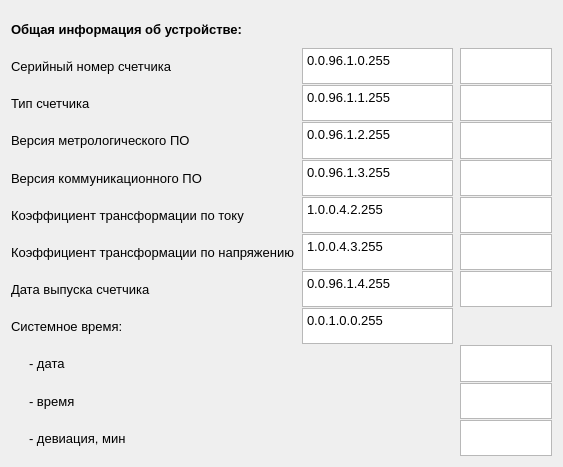
<?xml version="1.0" encoding="UTF-8"?>
<ui version="4.0">
 <class>widget_info</class>
 <widget class="QWidget" name="widget_info">
  <property name="geometry">
   <rect>
    <x>0</x>
    <y>0</y>
    <width>563</width>
    <height>467</height>
   </rect>
  </property>
  <property name="sizePolicy">
   <sizepolicy hsizetype="Maximum" vsizetype="Minimum">
    <horstretch>0</horstretch>
    <verstretch>0</verstretch>
   </sizepolicy>
  </property>
  <property name="windowTitle">
   <string>Form</string>
  </property>
  <layout class="QVBoxLayout" name="verticalLayout">
   <property name="spacing">
    <number>7</number>
   </property>
   <item>
    <layout class="QGridLayout" name="gridLayout">
     <property name="sizeConstraint">
      <enum>QLayout::SetMinAndMaxSize</enum>
     </property>
     <property name="horizontalSpacing">
      <number>7</number>
     </property>
     <property name="verticalSpacing">
      <number>1</number>
     </property>
     <item row="7" column="2">
      <widget class="QTextBrowser" name="textBrowser_7">
       <property name="sizePolicy">
        <sizepolicy hsizetype="Minimum" vsizetype="Ignored">
         <horstretch>0</horstretch>
         <verstretch>0</verstretch>
        </sizepolicy>
       </property>
       <property name="font">
        <font>
         <pointsize>10</pointsize>
        </font>
       </property>
       <property name="acceptDrops">
        <bool>true</bool>
       </property>
       <property name="verticalScrollBarPolicy">
        <enum>Qt::ScrollBarAlwaysOff</enum>
       </property>
       <property name="sizeAdjustPolicy">
        <enum>QAbstractScrollArea::AdjustToContents</enum>
       </property>
      </widget>
     </item>
     <item row="4" column="0">
      <widget class="QLabel" name="label_3">
       <property name="font">
        <font>
         <pointsize>10</pointsize>
        </font>
       </property>
       <property name="text">
        <string>Версия коммуникационного ПО</string>
       </property>
      </widget>
     </item>
     <item row="1" column="2">
      <widget class="QTextBrowser" name="textBrowser">
       <property name="sizePolicy">
        <sizepolicy hsizetype="Minimum" vsizetype="Ignored">
         <horstretch>0</horstretch>
         <verstretch>0</verstretch>
        </sizepolicy>
       </property>
       <property name="font">
        <font>
         <pointsize>10</pointsize>
        </font>
       </property>
       <property name="verticalScrollBarPolicy">
        <enum>Qt::ScrollBarAlwaysOff</enum>
       </property>
       <property name="sizeAdjustPolicy">
        <enum>QAbstractScrollArea::AdjustToContents</enum>
       </property>
       <property name="html">
        <string>&lt;!DOCTYPE HTML PUBLIC &quot;-//W3C//DTD HTML 4.0//EN&quot; &quot;http://www.w3.org/TR/REC-html40/strict.dtd&quot;&gt;
&lt;html&gt;&lt;head&gt;&lt;meta name=&quot;qrichtext&quot; content=&quot;1&quot; /&gt;&lt;style type=&quot;text/css&quot;&gt;
p, li { white-space: pre-wrap; }
&lt;/style&gt;&lt;/head&gt;&lt;body style=&quot; font-family:'MS Shell Dlg 2'; font-size:10pt; font-weight:400; font-style:normal;&quot;&gt;
&lt;p style=&quot;-qt-paragraph-type:empty; margin-top:0px; margin-bottom:0px; margin-left:0px; margin-right:0px; -qt-block-indent:0; text-indent:0px; font-size:7.8pt;&quot;&gt;&lt;br /&gt;&lt;/p&gt;&lt;/body&gt;&lt;/html&gt;</string>
       </property>
      </widget>
     </item>
     <item row="5" column="1">
      <widget class="QTextBrowser" name="textBrowser_17">
       <property name="sizePolicy">
        <sizepolicy hsizetype="MinimumExpanding" vsizetype="Ignored">
         <horstretch>0</horstretch>
         <verstretch>0</verstretch>
        </sizepolicy>
       </property>
       <property name="font">
        <font>
         <pointsize>10</pointsize>
        </font>
       </property>
       <property name="verticalScrollBarPolicy">
        <enum>Qt::ScrollBarAlwaysOff</enum>
       </property>
       <property name="sizeAdjustPolicy">
        <enum>QAbstractScrollArea::AdjustToContents</enum>
       </property>
       <property name="html">
        <string>&lt;!DOCTYPE HTML PUBLIC &quot;-//W3C//DTD HTML 4.0//EN&quot; &quot;http://www.w3.org/TR/REC-html40/strict.dtd&quot;&gt;
&lt;html&gt;&lt;head&gt;&lt;meta name=&quot;qrichtext&quot; content=&quot;1&quot; /&gt;&lt;style type=&quot;text/css&quot;&gt;
p, li { white-space: pre-wrap; }
&lt;/style&gt;&lt;/head&gt;&lt;body style=&quot; font-family:'MS Shell Dlg 2'; font-size:10pt; font-weight:400; font-style:normal;&quot;&gt;
&lt;p style=&quot; margin-top:0px; margin-bottom:0px; margin-left:0px; margin-right:0px; -qt-block-indent:0; text-indent:0px;&quot;&gt;1.0.0.4.2.255&lt;/p&gt;&lt;/body&gt;&lt;/html&gt;</string>
       </property>
      </widget>
     </item>
     <item row="2" column="1">
      <widget class="QTextBrowser" name="textBrowser_14">
       <property name="sizePolicy">
        <sizepolicy hsizetype="Preferred" vsizetype="Ignored">
         <horstretch>0</horstretch>
         <verstretch>0</verstretch>
        </sizepolicy>
       </property>
       <property name="font">
        <font>
         <pointsize>10</pointsize>
        </font>
       </property>
       <property name="verticalScrollBarPolicy">
        <enum>Qt::ScrollBarAlwaysOff</enum>
       </property>
       <property name="sizeAdjustPolicy">
        <enum>QAbstractScrollArea::AdjustToContents</enum>
       </property>
       <property name="html">
        <string>&lt;!DOCTYPE HTML PUBLIC &quot;-//W3C//DTD HTML 4.0//EN&quot; &quot;http://www.w3.org/TR/REC-html40/strict.dtd&quot;&gt;
&lt;html&gt;&lt;head&gt;&lt;meta name=&quot;qrichtext&quot; content=&quot;1&quot; /&gt;&lt;style type=&quot;text/css&quot;&gt;
p, li { white-space: pre-wrap; }
&lt;/style&gt;&lt;/head&gt;&lt;body style=&quot; font-family:'MS Shell Dlg 2'; font-size:10pt; font-weight:400; font-style:normal;&quot;&gt;
&lt;p style=&quot; margin-top:0px; margin-bottom:0px; margin-left:0px; margin-right:0px; -qt-block-indent:0; text-indent:0px;&quot;&gt;0.0.96.1.1.255&lt;/p&gt;&lt;/body&gt;&lt;/html&gt;</string>
       </property>
      </widget>
     </item>
     <item row="5" column="0">
      <widget class="QLabel" name="label_5">
       <property name="font">
        <font>
         <pointsize>10</pointsize>
        </font>
       </property>
       <property name="text">
        <string>Коэффициент трансформации по току</string>
       </property>
      </widget>
     </item>
     <item row="2" column="2">
      <widget class="QTextBrowser" name="textBrowser_2">
       <property name="sizePolicy">
        <sizepolicy hsizetype="Minimum" vsizetype="Ignored">
         <horstretch>0</horstretch>
         <verstretch>0</verstretch>
        </sizepolicy>
       </property>
       <property name="font">
        <font>
         <pointsize>10</pointsize>
        </font>
       </property>
       <property name="verticalScrollBarPolicy">
        <enum>Qt::ScrollBarAlwaysOff</enum>
       </property>
       <property name="sizeAdjustPolicy">
        <enum>QAbstractScrollArea::AdjustToContents</enum>
       </property>
      </widget>
     </item>
     <item row="5" column="2">
      <widget class="QTextBrowser" name="textBrowser_5">
       <property name="sizePolicy">
        <sizepolicy hsizetype="Minimum" vsizetype="Ignored">
         <horstretch>0</horstretch>
         <verstretch>0</verstretch>
        </sizepolicy>
       </property>
       <property name="font">
        <font>
         <pointsize>10</pointsize>
        </font>
       </property>
       <property name="verticalScrollBarPolicy">
        <enum>Qt::ScrollBarAlwaysOff</enum>
       </property>
       <property name="sizeAdjustPolicy">
        <enum>QAbstractScrollArea::AdjustToContents</enum>
       </property>
      </widget>
     </item>
     <item row="2" column="0">
      <widget class="QLabel" name="label">
       <property name="font">
        <font>
         <pointsize>10</pointsize>
        </font>
       </property>
       <property name="text">
        <string>Тип счетчика</string>
       </property>
      </widget>
     </item>
     <item row="3" column="1">
      <widget class="QTextBrowser" name="textBrowser_15">
       <property name="sizePolicy">
        <sizepolicy hsizetype="MinimumExpanding" vsizetype="Ignored">
         <horstretch>0</horstretch>
         <verstretch>0</verstretch>
        </sizepolicy>
       </property>
       <property name="font">
        <font>
         <pointsize>10</pointsize>
        </font>
       </property>
       <property name="verticalScrollBarPolicy">
        <enum>Qt::ScrollBarAlwaysOff</enum>
       </property>
       <property name="sizeAdjustPolicy">
        <enum>QAbstractScrollArea::AdjustToContents</enum>
       </property>
       <property name="html">
        <string>&lt;!DOCTYPE HTML PUBLIC &quot;-//W3C//DTD HTML 4.0//EN&quot; &quot;http://www.w3.org/TR/REC-html40/strict.dtd&quot;&gt;
&lt;html&gt;&lt;head&gt;&lt;meta name=&quot;qrichtext&quot; content=&quot;1&quot; /&gt;&lt;style type=&quot;text/css&quot;&gt;
p, li { white-space: pre-wrap; }
&lt;/style&gt;&lt;/head&gt;&lt;body style=&quot; font-family:'MS Shell Dlg 2'; font-size:10pt; font-weight:400; font-style:normal;&quot;&gt;
&lt;p style=&quot; margin-top:0px; margin-bottom:0px; margin-left:0px; margin-right:0px; -qt-block-indent:0; text-indent:0px;&quot;&gt;0.0.96.1.2.255&lt;/p&gt;&lt;/body&gt;&lt;/html&gt;</string>
       </property>
      </widget>
     </item>
     <item row="4" column="2">
      <widget class="QTextBrowser" name="textBrowser_4">
       <property name="sizePolicy">
        <sizepolicy hsizetype="Minimum" vsizetype="Ignored">
         <horstretch>0</horstretch>
         <verstretch>0</verstretch>
        </sizepolicy>
       </property>
       <property name="font">
        <font>
         <pointsize>10</pointsize>
        </font>
       </property>
       <property name="verticalScrollBarPolicy">
        <enum>Qt::ScrollBarAlwaysOff</enum>
       </property>
       <property name="sizeAdjustPolicy">
        <enum>QAbstractScrollArea::AdjustToContentsOnFirstShow</enum>
       </property>
      </widget>
     </item>
     <item row="4" column="1">
      <widget class="QTextBrowser" name="textBrowser_16">
       <property name="sizePolicy">
        <sizepolicy hsizetype="MinimumExpanding" vsizetype="Ignored">
         <horstretch>0</horstretch>
         <verstretch>0</verstretch>
        </sizepolicy>
       </property>
       <property name="font">
        <font>
         <pointsize>10</pointsize>
        </font>
       </property>
       <property name="verticalScrollBarPolicy">
        <enum>Qt::ScrollBarAlwaysOff</enum>
       </property>
       <property name="sizeAdjustPolicy">
        <enum>QAbstractScrollArea::AdjustToContents</enum>
       </property>
       <property name="html">
        <string>&lt;!DOCTYPE HTML PUBLIC &quot;-//W3C//DTD HTML 4.0//EN&quot; &quot;http://www.w3.org/TR/REC-html40/strict.dtd&quot;&gt;
&lt;html&gt;&lt;head&gt;&lt;meta name=&quot;qrichtext&quot; content=&quot;1&quot; /&gt;&lt;style type=&quot;text/css&quot;&gt;
p, li { white-space: pre-wrap; }
&lt;/style&gt;&lt;/head&gt;&lt;body style=&quot; font-family:'MS Shell Dlg 2'; font-size:10pt; font-weight:400; font-style:normal;&quot;&gt;
&lt;p style=&quot; margin-top:0px; margin-bottom:0px; margin-left:0px; margin-right:0px; -qt-block-indent:0; text-indent:0px;&quot;&gt;0.0.96.1.3.255&lt;/p&gt;&lt;/body&gt;&lt;/html&gt;</string>
       </property>
      </widget>
     </item>
     <item row="6" column="0">
      <widget class="QLabel" name="label_6">
       <property name="font">
        <font>
         <pointsize>10</pointsize>
        </font>
       </property>
       <property name="text">
        <string>Коэффициент трансформации по напряжению</string>
       </property>
      </widget>
     </item>
     <item row="7" column="0">
      <widget class="QLabel" name="label_7">
       <property name="font">
        <font>
         <pointsize>10</pointsize>
        </font>
       </property>
       <property name="text">
        <string>Дата выпуска счетчика</string>
       </property>
      </widget>
     </item>
     <item row="6" column="2">
      <widget class="QTextBrowser" name="textBrowser_6">
       <property name="sizePolicy">
        <sizepolicy hsizetype="Minimum" vsizetype="Ignored">
         <horstretch>0</horstretch>
         <verstretch>0</verstretch>
        </sizepolicy>
       </property>
       <property name="font">
        <font>
         <pointsize>10</pointsize>
        </font>
       </property>
       <property name="verticalScrollBarPolicy">
        <enum>Qt::ScrollBarAlwaysOff</enum>
       </property>
       <property name="sizeAdjustPolicy">
        <enum>QAbstractScrollArea::AdjustToContents</enum>
       </property>
      </widget>
     </item>
     <item row="0" column="0" colspan="2">
      <widget class="QLabel" name="label_15">
       <property name="font">
        <font>
         <pointsize>10</pointsize>
         <weight>75</weight>
         <bold>true</bold>
        </font>
       </property>
       <property name="text">
        <string>Общая информация об устройстве:</string>
       </property>
      </widget>
     </item>
     <item row="3" column="2">
      <widget class="QTextBrowser" name="textBrowser_3">
       <property name="sizePolicy">
        <sizepolicy hsizetype="Minimum" vsizetype="Ignored">
         <horstretch>0</horstretch>
         <verstretch>0</verstretch>
        </sizepolicy>
       </property>
       <property name="font">
        <font>
         <pointsize>10</pointsize>
        </font>
       </property>
       <property name="verticalScrollBarPolicy">
        <enum>Qt::ScrollBarAlwaysOff</enum>
       </property>
       <property name="sizeAdjustPolicy">
        <enum>QAbstractScrollArea::AdjustToContents</enum>
       </property>
      </widget>
     </item>
     <item row="10" column="2">
      <widget class="QTextBrowser" name="textBrowser_10">
       <property name="sizePolicy">
        <sizepolicy hsizetype="Minimum" vsizetype="Ignored">
         <horstretch>0</horstretch>
         <verstretch>0</verstretch>
        </sizepolicy>
       </property>
       <property name="font">
        <font>
         <pointsize>10</pointsize>
        </font>
       </property>
       <property name="verticalScrollBarPolicy">
        <enum>Qt::ScrollBarAlwaysOff</enum>
       </property>
       <property name="sizeAdjustPolicy">
        <enum>QAbstractScrollArea::AdjustToContents</enum>
       </property>
      </widget>
     </item>
     <item row="11" column="2">
      <widget class="QTextBrowser" name="textBrowser_11">
       <property name="sizePolicy">
        <sizepolicy hsizetype="Minimum" vsizetype="Ignored">
         <horstretch>0</horstretch>
         <verstretch>0</verstretch>
        </sizepolicy>
       </property>
       <property name="font">
        <font>
         <pointsize>10</pointsize>
        </font>
       </property>
       <property name="verticalScrollBarPolicy">
        <enum>Qt::ScrollBarAlwaysOff</enum>
       </property>
       <property name="sizeAdjustPolicy">
        <enum>QAbstractScrollArea::AdjustToContents</enum>
       </property>
      </widget>
     </item>
     <item row="6" column="1">
      <widget class="QTextBrowser" name="textBrowser_18">
       <property name="sizePolicy">
        <sizepolicy hsizetype="MinimumExpanding" vsizetype="Ignored">
         <horstretch>0</horstretch>
         <verstretch>0</verstretch>
        </sizepolicy>
       </property>
       <property name="font">
        <font>
         <pointsize>10</pointsize>
        </font>
       </property>
       <property name="verticalScrollBarPolicy">
        <enum>Qt::ScrollBarAlwaysOff</enum>
       </property>
       <property name="sizeAdjustPolicy">
        <enum>QAbstractScrollArea::AdjustToContents</enum>
       </property>
       <property name="html">
        <string>&lt;!DOCTYPE HTML PUBLIC &quot;-//W3C//DTD HTML 4.0//EN&quot; &quot;http://www.w3.org/TR/REC-html40/strict.dtd&quot;&gt;
&lt;html&gt;&lt;head&gt;&lt;meta name=&quot;qrichtext&quot; content=&quot;1&quot; /&gt;&lt;style type=&quot;text/css&quot;&gt;
p, li { white-space: pre-wrap; }
&lt;/style&gt;&lt;/head&gt;&lt;body style=&quot; font-family:'MS Shell Dlg 2'; font-size:10pt; font-weight:400; font-style:normal;&quot;&gt;
&lt;p style=&quot; margin-top:0px; margin-bottom:0px; margin-left:0px; margin-right:0px; -qt-block-indent:0; text-indent:0px;&quot;&gt;1.0.0.4.3.255&lt;/p&gt;&lt;/body&gt;&lt;/html&gt;</string>
       </property>
      </widget>
     </item>
     <item row="1" column="0">
      <widget class="QLabel" name="label_2">
       <property name="font">
        <font>
         <pointsize>10</pointsize>
        </font>
       </property>
       <property name="text">
        <string>Серийный номер счетчика</string>
       </property>
      </widget>
     </item>
     <item row="7" column="1">
      <widget class="QTextBrowser" name="textBrowser_19">
       <property name="sizePolicy">
        <sizepolicy hsizetype="MinimumExpanding" vsizetype="Ignored">
         <horstretch>0</horstretch>
         <verstretch>0</verstretch>
        </sizepolicy>
       </property>
       <property name="font">
        <font>
         <pointsize>10</pointsize>
        </font>
       </property>
       <property name="verticalScrollBarPolicy">
        <enum>Qt::ScrollBarAlwaysOff</enum>
       </property>
       <property name="sizeAdjustPolicy">
        <enum>QAbstractScrollArea::AdjustToContents</enum>
       </property>
       <property name="html">
        <string>&lt;!DOCTYPE HTML PUBLIC &quot;-//W3C//DTD HTML 4.0//EN&quot; &quot;http://www.w3.org/TR/REC-html40/strict.dtd&quot;&gt;
&lt;html&gt;&lt;head&gt;&lt;meta name=&quot;qrichtext&quot; content=&quot;1&quot; /&gt;&lt;style type=&quot;text/css&quot;&gt;
p, li { white-space: pre-wrap; }
&lt;/style&gt;&lt;/head&gt;&lt;body style=&quot; font-family:'MS Shell Dlg 2'; font-size:10pt; font-weight:400; font-style:normal;&quot;&gt;
&lt;p style=&quot; margin-top:0px; margin-bottom:0px; margin-left:0px; margin-right:0px; -qt-block-indent:0; text-indent:0px;&quot;&gt;0.0.96.1.4.255&lt;/p&gt;&lt;/body&gt;&lt;/html&gt;</string>
       </property>
      </widget>
     </item>
     <item row="1" column="1">
      <widget class="QTextBrowser" name="textBrowser_13">
       <property name="sizePolicy">
        <sizepolicy hsizetype="Minimum" vsizetype="Ignored">
         <horstretch>0</horstretch>
         <verstretch>0</verstretch>
        </sizepolicy>
       </property>
       <property name="font">
        <font>
         <pointsize>10</pointsize>
        </font>
       </property>
       <property name="verticalScrollBarPolicy">
        <enum>Qt::ScrollBarAlwaysOff</enum>
       </property>
       <property name="sizeAdjustPolicy">
        <enum>QAbstractScrollArea::AdjustToContents</enum>
       </property>
       <property name="html">
        <string>&lt;!DOCTYPE HTML PUBLIC &quot;-//W3C//DTD HTML 4.0//EN&quot; &quot;http://www.w3.org/TR/REC-html40/strict.dtd&quot;&gt;
&lt;html&gt;&lt;head&gt;&lt;meta name=&quot;qrichtext&quot; content=&quot;1&quot; /&gt;&lt;style type=&quot;text/css&quot;&gt;
p, li { white-space: pre-wrap; }
&lt;/style&gt;&lt;/head&gt;&lt;body style=&quot; font-family:'MS Shell Dlg 2'; font-size:10pt; font-weight:400; font-style:normal;&quot;&gt;
&lt;p style=&quot; margin-top:0px; margin-bottom:0px; margin-left:0px; margin-right:0px; -qt-block-indent:0; text-indent:0px;&quot;&gt;0.0.96.1.0.255&lt;/p&gt;&lt;/body&gt;&lt;/html&gt;</string>
       </property>
      </widget>
     </item>
     <item row="10" column="0">
      <widget class="QLabel" name="label_12">
       <property name="font">
        <font>
         <pointsize>10</pointsize>
        </font>
       </property>
       <property name="text">
        <string>     - время</string>
       </property>
      </widget>
     </item>
     <item row="3" column="0">
      <widget class="QLabel" name="label_4">
       <property name="font">
        <font>
         <pointsize>10</pointsize>
        </font>
       </property>
       <property name="text">
        <string>Версия метрологического ПО</string>
       </property>
      </widget>
     </item>
     <item row="8" column="0">
      <widget class="QLabel" name="label_8">
       <property name="font">
        <font>
         <pointsize>10</pointsize>
        </font>
       </property>
       <property name="text">
        <string>Системное время:</string>
       </property>
      </widget>
     </item>
     <item row="8" column="1">
      <widget class="QTextBrowser" name="textBrowser_20">
       <property name="enabled">
        <bool>true</bool>
       </property>
       <property name="sizePolicy">
        <sizepolicy hsizetype="MinimumExpanding" vsizetype="Ignored">
         <horstretch>0</horstretch>
         <verstretch>0</verstretch>
        </sizepolicy>
       </property>
       <property name="font">
        <font>
         <pointsize>10</pointsize>
        </font>
       </property>
       <property name="verticalScrollBarPolicy">
        <enum>Qt::ScrollBarAlwaysOff</enum>
       </property>
       <property name="sizeAdjustPolicy">
        <enum>QAbstractScrollArea::AdjustToContents</enum>
       </property>
       <property name="html">
        <string>&lt;!DOCTYPE HTML PUBLIC &quot;-//W3C//DTD HTML 4.0//EN&quot; &quot;http://www.w3.org/TR/REC-html40/strict.dtd&quot;&gt;
&lt;html&gt;&lt;head&gt;&lt;meta name=&quot;qrichtext&quot; content=&quot;1&quot; /&gt;&lt;style type=&quot;text/css&quot;&gt;
p, li { white-space: pre-wrap; }
&lt;/style&gt;&lt;/head&gt;&lt;body style=&quot; font-family:'MS Shell Dlg 2'; font-size:10pt; font-weight:400; font-style:normal;&quot;&gt;
&lt;p style=&quot; margin-top:0px; margin-bottom:0px; margin-left:0px; margin-right:0px; -qt-block-indent:0; text-indent:0px;&quot;&gt;0.0.1.0.0.255&lt;/p&gt;&lt;/body&gt;&lt;/html&gt;</string>
       </property>
      </widget>
     </item>
     <item row="11" column="0">
      <widget class="QLabel" name="label_13">
       <property name="font">
        <font>
         <pointsize>10</pointsize>
        </font>
       </property>
       <property name="text">
        <string>     - девиация, мин</string>
       </property>
      </widget>
     </item>
     <item row="9" column="0">
      <widget class="QLabel" name="label_9">
       <property name="font">
        <font>
         <pointsize>10</pointsize>
        </font>
       </property>
       <property name="text">
        <string>     - дата</string>
       </property>
      </widget>
     </item>
     <item row="9" column="2">
      <widget class="QTextBrowser" name="textBrowser_8">
       <property name="sizePolicy">
        <sizepolicy hsizetype="Minimum" vsizetype="Ignored">
         <horstretch>0</horstretch>
         <verstretch>0</verstretch>
        </sizepolicy>
       </property>
       <property name="font">
        <font>
         <pointsize>10</pointsize>
        </font>
       </property>
       <property name="verticalScrollBarPolicy">
        <enum>Qt::ScrollBarAlwaysOff</enum>
       </property>
       <property name="sizeAdjustPolicy">
        <enum>QAbstractScrollArea::AdjustToContents</enum>
       </property>
      </widget>
     </item>
    </layout>
   </item>
  </layout>
 </widget>
 <resources/>
 <connections/>
</ui>
